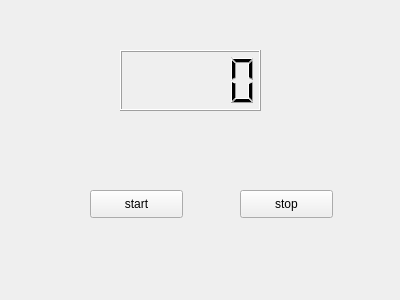
<?xml version="1.0" encoding="UTF-8"?>
<ui version="4.0">
 <class>Widget</class>
 <widget class="QWidget" name="Widget">
  <property name="geometry">
   <rect>
    <x>0</x>
    <y>0</y>
    <width>400</width>
    <height>300</height>
   </rect>
  </property>
  <property name="windowTitle">
   <string>Widget</string>
  </property>
  <widget class="QLCDNumber" name="lcdNumber">
   <property name="geometry">
    <rect>
     <x>120</x>
     <y>50</y>
     <width>141</width>
     <height>61</height>
    </rect>
   </property>
  </widget>
  <widget class="QPushButton" name="ButtonStart">
   <property name="geometry">
    <rect>
     <x>90</x>
     <y>190</y>
     <width>93</width>
     <height>28</height>
    </rect>
   </property>
   <property name="text">
    <string>start</string>
   </property>
  </widget>
  <widget class="QPushButton" name="ButtonStop">
   <property name="geometry">
    <rect>
     <x>240</x>
     <y>190</y>
     <width>93</width>
     <height>28</height>
    </rect>
   </property>
   <property name="text">
    <string>stop</string>
   </property>
  </widget>
 </widget>
 <layoutdefault spacing="6" margin="11"/>
 <resources/>
 <connections/>
</ui>
